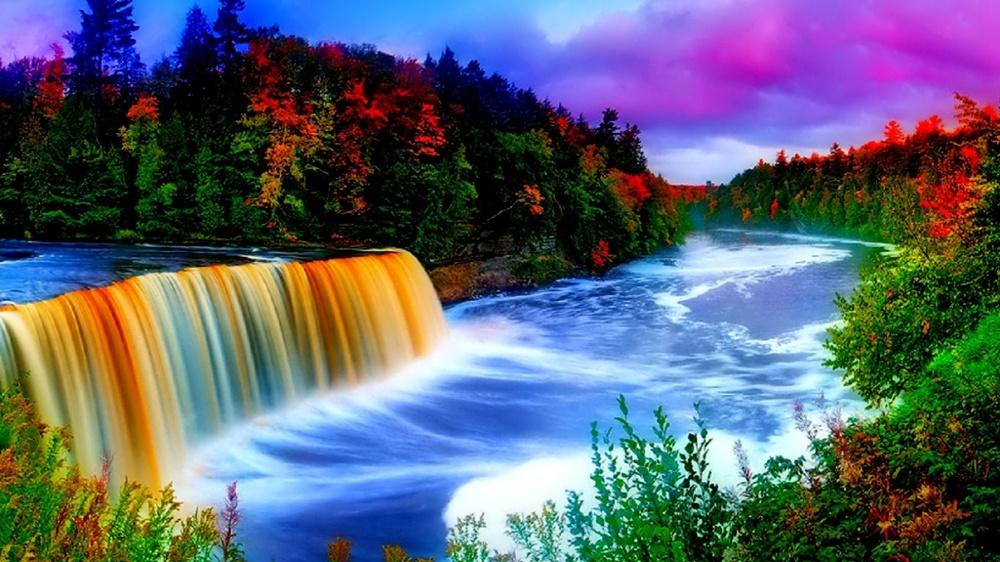
%> input picture Image Processing/scenery.jpg, 1000 x 562 px, shrunk from 1366 x 768 before the run
$ octave Erosion_Dilation.m   (GNU Octave 9; MATLAB toolbox functions it lacks are replaced by stand-ins)
%> lines starting %> are read from the running program, lines starting %| are printed output that depends on the picture
clear, clc;
a = imread('scenery.jpg');
%> a is the input picture: size 562x1000x3 uint8; mean R, G, B 92, 98.3, 114.3
a = rgb2gray(a);
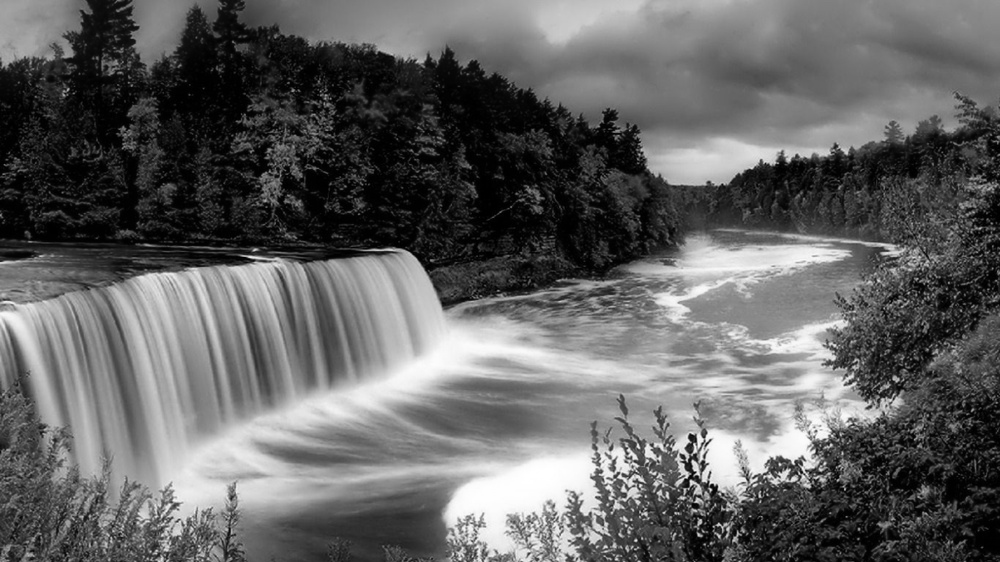
%> a: size 562x1000 uint8; min 0, max 255, mean 98.3

%Generating a structuring element

se = strel('disk', 15);

img_erosion = imerode(a, se);
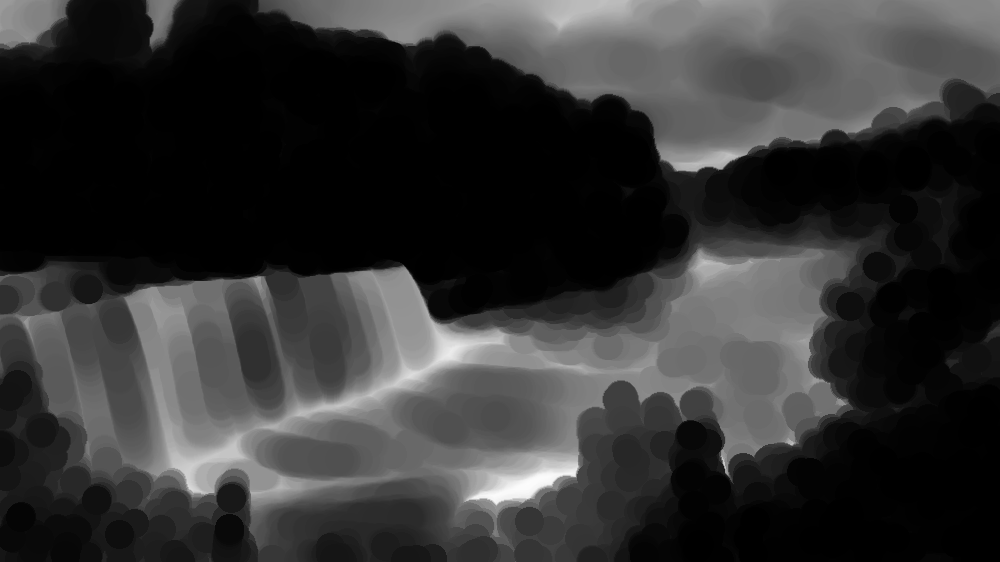
%> img_erosion: size 562x1000 uint8; min 0, max 252, mean 51

img_dilation = imdilate(a, se);
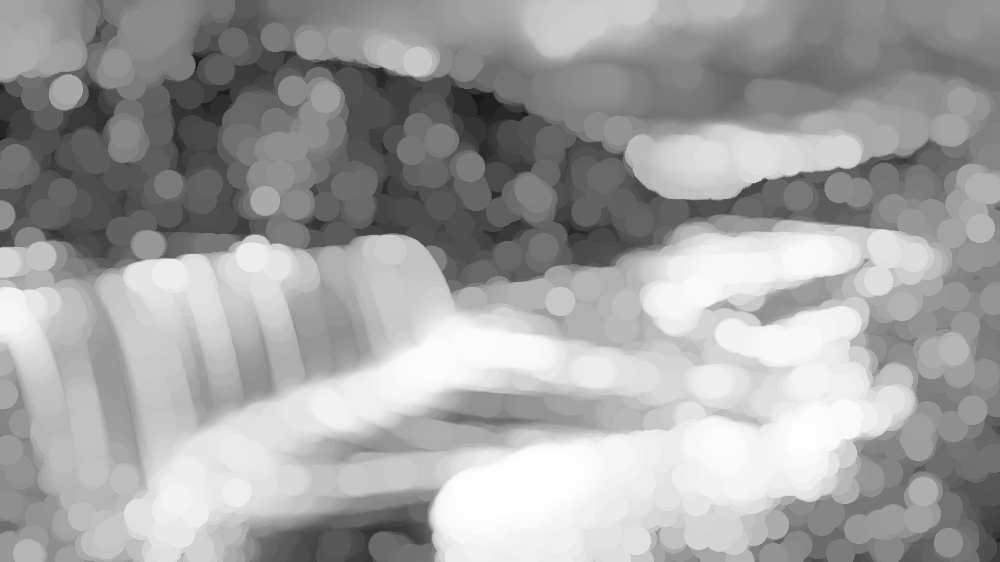
%> img_dilation: size 562x1000 uint8; min 22, max 255, mean 162.3

figure, subplot(2, 2, 1), imshow(a), title('Original Single Channel Grey Scale');
subplot(2,2, 2), imshow(img_erosion), title('Image Erosion');
subplot(2, 2, 3), imshow(img_dilation), title('Image Dilation');

% Dilation - The value of the output pixel is the maximum value of all the pixels in the
% input pixel's neighborhood. In a binary image, if any of the pixels is set to the value 1,
% the output pixel is set to 1.

% Erosion - The value of the output pixel is the minimum value of all the
% pixels in the input pixel's neighborhood.
% In a binary image, if any of the pixels is set to 0, the output pixel is set to 0.

$ run again, with Image Processing/himalayas.jpg copied over Image Processing/scenery.jpg
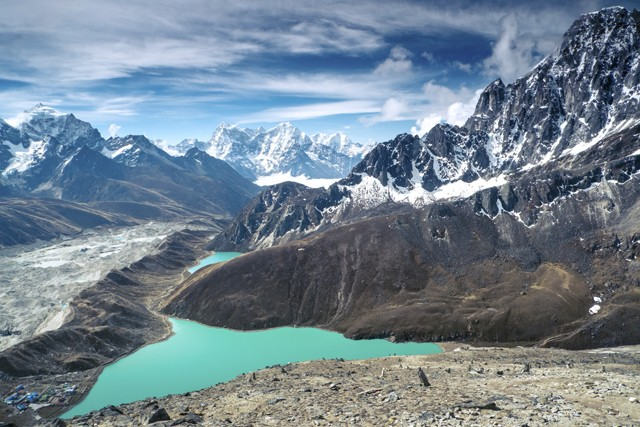
%> input picture Image Processing/himalayas.jpg, 640 x 427 px
%> a is the input picture: size 427x640x3 uint8; mean R, G, B 114.8, 131.7, 144.4
%> a: size 427x640 uint8
%> `img_erosion = imerode(a, se);`:
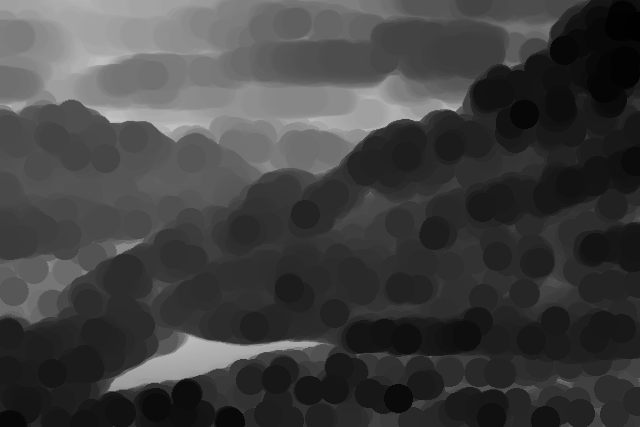
%> img_erosion: size 427x640 uint8; min 1, max 193, mean 64.9
%> `img_dilation = imdilate(a, se);`:
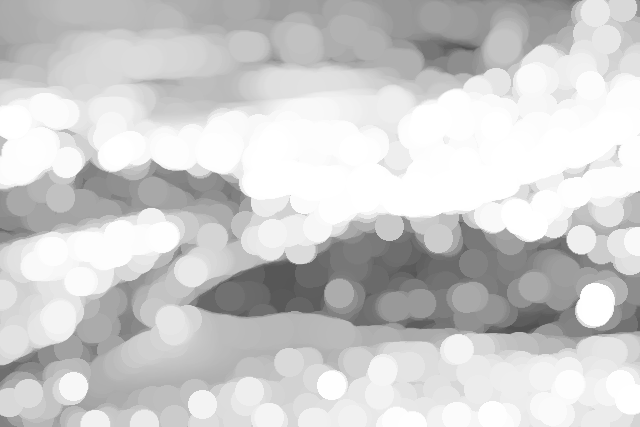
%> img_dilation: size 427x640 uint8; min 81, max 255, mean 205.3
